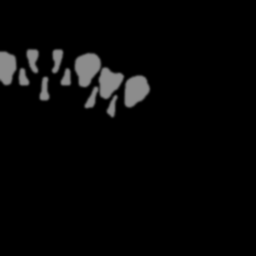
#> input picture packs/HaloCE_Covenant/models/hce/Artybug/Artybug_0_bm.png, 256 x 256 px; its folder holds only this picture in this run
$ python skin_check.py
#> lines starting #> are read from the running program, lines starting #| are printed output that depends on the picture; after the words box and inside, x2 and y2 are one past the last pixel; in counts of white or black regions, pixels touching at a corner belong together
"""Deep-fried skin check: flags baked textures that have been pushed too far (blown-out highlights, neon saturation,
crunchy over-sharpened contrast, crushed blacks), so a recolour or a baked reflection that glares is caught at build
time instead of in game.

    python3 skin_check.py [dir or png ...]     # report on these (default: every texture build_pack.py baked into pack/)
    import skin_check; skin_check.report(paths)  # build_pack.py runs it after baking; HCE_STRICT_SKINS=1 makes it fail

A baked skin is judged against the texture it was baked from (build_pack.py registers each pair: SKIN_PAIRS), since
deep frying is what a bake does to a texture: a source that is meant to be a flat bright colour stays fine. Each is
scored on what "deep fried" looks like, measured over its painted texels (fully transparent and flat-black padding
left out):
  * blown:  share of texels with a channel at 250+ (detail lost to white or a pure primary)
  * neon:   share of bright texels (value > 0.8) that are also near-fully saturated (saturation > 0.85)
  * crunch: high-frequency contrast (mean absolute Laplacian) per unit of the texture's own tonal range -- noise and
            edges sharpened up past what a painted game texture has
  * crush:  share of texels at 5 or below in every channel (shadow detail lost to black)
  * glare:  share of near-white texels: value 0.85 and up with little colour left (saturation under 0.4), where
            highlights and reflections wash the paint out (a bright, saturated gold or orange is paint, not glare)
  * lift:   mean value (brightness)
A bake fails when it raises one of these past PAIR_LIMITS over its source (crunch as a ratio). The limits sit just
above the worst of the pack's approved skins (Halo CE's painted skins, the ranks' recolours, the kit; neon is reported
but not judged: the red Hunters and the Grunts' oranges are meant to be loud), so a new bake has to look like them;
the Ranger's first steel helmet (glare +0.09, lift +0.19) is the case it was written for.
Textures that are meant to glow (energy blades, shields, lights, visors, the flag) are left out.
"""
import os, sys, json
import numpy as np
from PIL import Image

# measure -> the most a lone texture may score (report / judge). Loosen a limit if a skin you approve of trips it.
LIMITS = dict(blown=0.08, neon=0.30, crunch=0.55, crush=0.35)          # a texture on its own (no source)
# measure -> the most a bake may rise over its source (crunch: the ratio bake/source; the rest: the difference)
PAIR_LIMITS = dict(blown=0.25, crunch=2.2, crush=0.03, glare=0.12, lift=0.16)    # a bake against its source
# file-name fragments (lowercase) of textures that are meant to be bright or flat: never judged
SKIP = ('blade', 'shield', 'visor', 'lens', 'flag', 'light', 'glow', 'illum', 'hidden', 'brightmap', 'cube', 'gore_',
        'blood', 'camo', 'flame', 'exhaust', 'muzzle', 'hce_noblood', 'eyes', 'teeth', 'sword')


def metrics(path):
    """score one png: {blown, neon, crunch, crush, glare, lift} as the module docstring defines them, over its painted
    texels; None when fewer than 64 texels are painted"""
    im = Image.open(path)
#> im is the input picture: PIL image 256x256 RGB; min 0, max 140, mean 6.8
    a = np.asarray(im.convert('RGBA'), np.float32)
    rgb = a[..., :3]; alpha = a[..., 3]
#> after `alpha = a[..., 3]`: alpha: shape (256, 256) float32; every value is 255
    painted = (alpha > 8) & (rgb.max(axis=2) > 2)
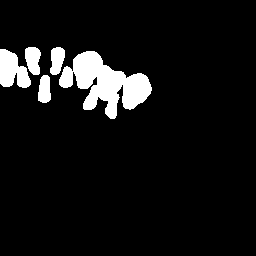
#> painted: shape (256, 256) bool; 7.4% white; 5 white regions, box (x1, y1, x2, y2) and area: (59, 51, 152, 119) 3077, (0, 49, 31, 88) 817, (25, 47, 41, 75) 347, (50, 47, 65, 75) 317, (38, 75, 51, 103) 296
    if painted.sum() < 64: return None
    px = rgb[painted]
    mx = px.max(axis=1); mn = px.min(axis=1)
#> after `mx = px.max(axis=1)`: mx = 4854 values, max 140 at index 228, min 3 at index 6, mean 91.58
#> after `mn = px.min(axis=1)`: mn has the same summary as mx
    v = mx / 255.0; sat = np.where(mx > 0, (mx - mn) / np.maximum(mx, 1e-6), 0)
#> after `v = mx / 255.0`: v = 4854 values, max 0.549 at index 228, min 0.0118 at index 6, mean 0.359
#> after `sat = np.where(mx > 0, (mx - mn) / np.maximum(mx, 1e-06), 0)`: sat = 4854 values from 0 to 0
    blown = float((mx >= 250).mean())
#> blown = 0
    bright = v > 0.8
    neon = float(((sat > 0.85) & bright).sum() / max(bright.sum(), 1)) if bright.sum() > 32 else 0.0
#> neon = 0
    crush = float((mx <= 5).mean())
#> crush = 0.0532
    glare = float(((v >= 0.85) & (sat < 0.4)).mean()); lift = float(v.mean())
#> after `glare = float(((v >= 0.85) & (sat < 0.4)).mean())`: glare = 0
#> after `lift = float(v.mean())`: lift = 0.359
    lum = rgb.mean(axis=2)
    lap = np.abs(4 * lum[1:-1, 1:-1] - lum[:-2, 1:-1] - lum[2:, 1:-1] - lum[1:-1, :-2] - lum[1:-1, 2:])
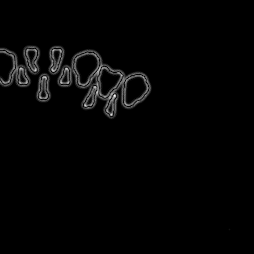
#> lap: shape (254, 254) float32; min 0, max 59, mean 1.1; drawn with min black and max white
    m = painted[1:-1, 1:-1]
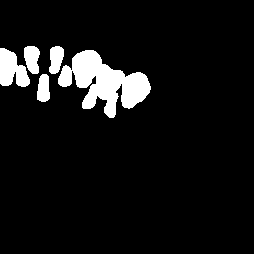
#> m: shape (254, 254) bool; 7.5% white; 5 white regions, box (x1, y1, x2, y2) and area: (58, 50, 151, 118) 3077, (0, 48, 30, 87) 782, (24, 46, 40, 74) 347, (49, 46, 64, 74) 317, (37, 74, 50, 102) 296
    rng = np.percentile(lum[painted], 95) - np.percentile(lum[painted], 5)
#> rng = 135
    crunch = float(lap[m].mean() / max(rng, 8.0)) if m.sum() > 0 else 0.0
#> crunch = 0.0962
    return dict(blown=blown, neon=neon, crunch=crunch, crush=crush, glare=glare, lift=lift)


def judge(m):
    """the measures of metrics() result m that are over LIMITS (a lone texture)"""
    return [k for k, lim in LIMITS.items() if m[k] > lim]


def judge_pair(out, src):
    """the measures a bake pushed past PAIR_LIMITS over its source, with how far"""
    bad = {}
    for k, lim in PAIR_LIMITS.items():
        d = out[k] / max(src[k], 0.02) if k == 'crunch' else out[k] - src[k]
        if d > lim: bad[k] = d
    return bad


def report_pairs(pairs, quiet=False):
    """[(source png, baked png)] -> [(baked, {measure: rise})] for the deep-fried ones (printed); each baked file once"""
    bad = []; seen = set(); cache = {}
    def m(p):
        """metrics(p), cached per path; None when the file is missing"""
        if p not in cache: cache[p] = metrics(p) if os.path.exists(p) else None
        return cache[p]
    for src, out in pairs:
        if out in seen or any(k in os.path.basename(out).lower() for k in SKIP): continue
        seen.add(out)
        a, b = m(out), m(src)
        if not a or not b: continue
        f = judge_pair(a, b)
        if f: bad.append((out, f))
    if not quiet:
        print(f'skin check: {len(seen)} baked skins against their sources, {len(bad)} look deep fried')
        for out, f in bad:
            print(f'  DEEP FRIED {out}: ' + ', '.join(f'{k} +{d:.2f} (limit {PAIR_LIMITS[k]})' if k != 'crunch' else f'crunch x{d:.2f} (limit {PAIR_LIMITS[k]})' for k, d in f.items()))
    if bad and os.environ.get('HCE_STRICT_SKINS') == '1':
        raise SystemExit(f'skin check failed: {len(bad)} deep-fried skins')
    return bad


def collect(paths):
    """every .png under the given files / directories (walked), sorted, minus the SKIP names"""
    out = []
    for p in paths:
        if os.path.isdir(p):
            for root, _, fs in os.walk(p):
                out += [os.path.join(root, f) for f in fs if f.lower().endswith('.png')]
        elif p.lower().endswith('.png'): out.append(p)
    return [p for p in sorted(out) if not any(k in os.path.basename(p).lower() for k in SKIP)]


def report(paths, quiet=False, out_json=None):
    """score every texture under paths; print the deep-fried ones; returns [(path, failed measures, metrics)]"""
    bad = []; allm = {}
    for p in collect(paths):
        m = metrics(p)
#> m = {'blown': 0, 'neon': 0, 'crunch': 0.0962, 'crush': 0.0532, 'glare': 0, 'lift': 0.359}
        if m is None: continue
        allm[p] = m
        f = judge(m)
#> f = []
        if f: bad.append((p, f, m))
#> pass 2 of the loop in report, `for p in collect(paths):`:
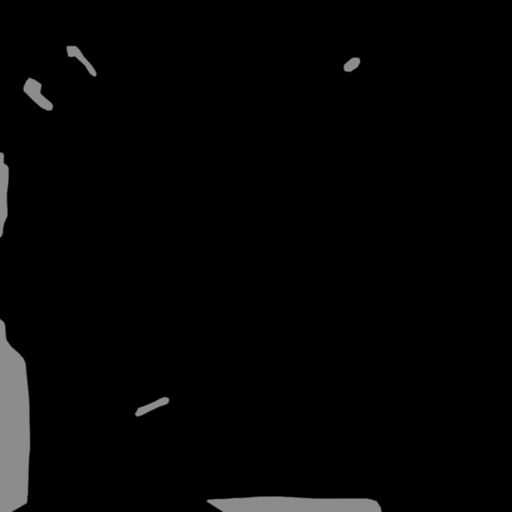
#> input picture packs/HaloCE_Covenant/models/hce/Draeth/Draeth_0_bm.png, 512 x 512 px
#> in metrics, im is the input picture: PIL image 512x512 RGB; min 0, max 144, mean 4.6
#> a: shape (512, 512, 4) float32
#> rgb: shape (512, 512, 3) float32
#> alpha: shape (512, 512) float32; every value is 255
#> in metrics (call 2), `painted = (alpha > 8) & (rgb.max(axis=2) > 2)`:
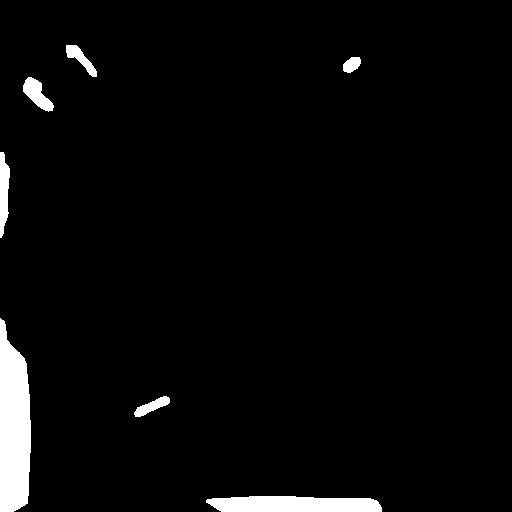
#> painted: shape (512, 512) bool; 3.6% white; 7 white regions, largest, box (x1, y1, x2, y2) and area: (0, 318, 31, 512) 4860, (206, 496, 382, 512) 2474, (0, 152, 10, 238) 615
#> mx = 9409 values, max 144 at index 25, min 3 at index 0, mean 128.7
#> mn has the same summary as mx
#> v = 9409 values, max 0.565 at index 25, min 0.0118 at index 0, mean 0.505
#> sat = 9409 values from 0 to 0
#> crush = 0.00542
#> lift = 0.505
#> lum: shape (512, 512) float32
#> lap: shape (510, 510) float32
#> in metrics (call 2), `m = painted[1:-1, 1:-1]`:
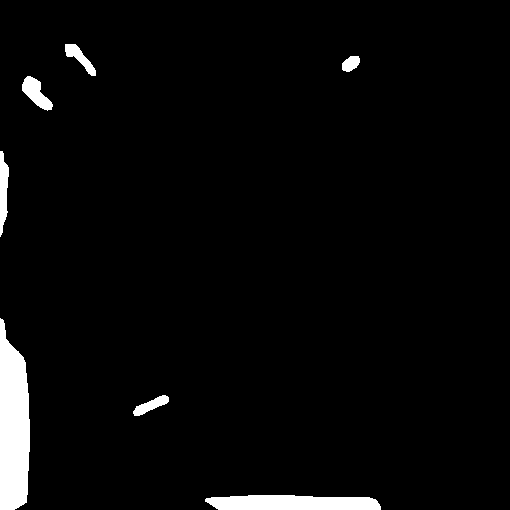
#> m: shape (510, 510) bool; 3.4% white; 7 white regions, largest, box (x1, y1, x2, y2) and area: (0, 318, 30, 510) 4653, (205, 495, 381, 510) 2313, (22, 76, 53, 111) 537
#> rng = 104.6
#> crunch = 0.117
#> in report, `m = metrics(p)`: m = {'blown': 0, 'neon': 0, 'crunch': 0.117, 'crush': 0.00542, 'glare': 0, 'lift': 0.505}
#> pass 3 of the loop in report, `for p in collect(paths):`:
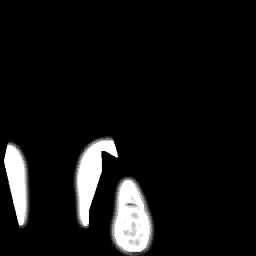
#> input picture packs/HaloCE_Covenant/models/hce/Elite/Elite_0_bm.png, 256 x 256 px
#> in metrics, im is the input picture: PIL image 256x256 RGB; min 0, max 255, mean 19.5
#> a: shape (256, 256, 4) float32
#> rgb: shape (256, 256, 3) float32
#> in metrics (call 3), `painted = (alpha > 8) & (rgb.max(axis=2) > 2)`:
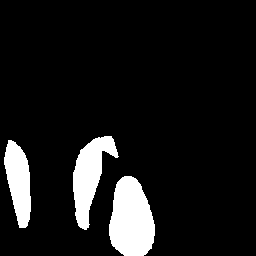
#> painted: shape (256, 256) bool; 9.8% white; 3 white regions, box (x1, y1, x2, y2) and area: (109, 176, 155, 256) 2824, (73, 136, 119, 230) 2033, (4, 140, 31, 228) 1576
#> mx = 6433 values, max 255 at index 109, min 4 at index 2601, mean 198.5
#> mn has the same summary as mx
#> v = 6433 values, max 1 at index 109, min 0.0157 at index 2601, mean 0.778
#> sat = 6433 values from 0 to 0
#> blown = 0.573
#> crush = 0.00404
#> glare = 0.642
#> lift = 0.778
#> lum: shape (256, 256) float32
#> lap: shape (254, 254) float32
#> in metrics (call 3), `m = painted[1:-1, 1:-1]`:
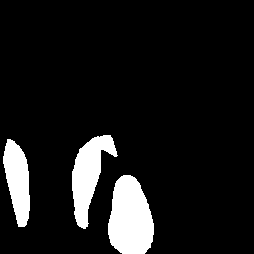
#> m: shape (254, 254) bool; 9.9% white; 3 white regions, box (x1, y1, x2, y2) and area: (108, 175, 154, 254) 2804, (72, 135, 118, 229) 2033, (3, 139, 30, 227) 1576
#> rng = 233
#> crunch = 0.121
#> in report, `m = metrics(p)`: m = {'blown': 0.573, 'neon': 0, 'crunch': 0.121, 'crush': 0.00404, 'glare': 0.642, 'lift': 0.778}
#> in report, `f = judge(m)`: f = ['blown']
    if out_json: json.dump(allm, open(out_json, 'w'), indent=0)
    if not quiet:
        print(f'skin check: {len(allm)} textures, {len(bad)} look deep fried')
#| skin check: 3 textures, 1 look deep fried
        for p, f, m in bad:
            print(f'  DEEP FRIED {p}: ' + ', '.join(f'{k} {m[k]:.2f} (limit {LIMITS[k]})' for k in f))
#> this loop made 1 pass
#|   DEEP FRIED packs/HaloCE_Covenant/models/hce/Elite/Elite_0_bm.png: blown 0.57 (limit 0.08)
    if bad and os.environ.get('HCE_STRICT_SKINS') == '1':
        raise SystemExit(f'skin check failed: {len(bad)} deep-fried textures')
    return bad


if __name__ == '__main__':
    args = sys.argv[1:] or [os.path.join(os.path.dirname(os.path.abspath(__file__)), 'pack', 'models')]
    report(args)
